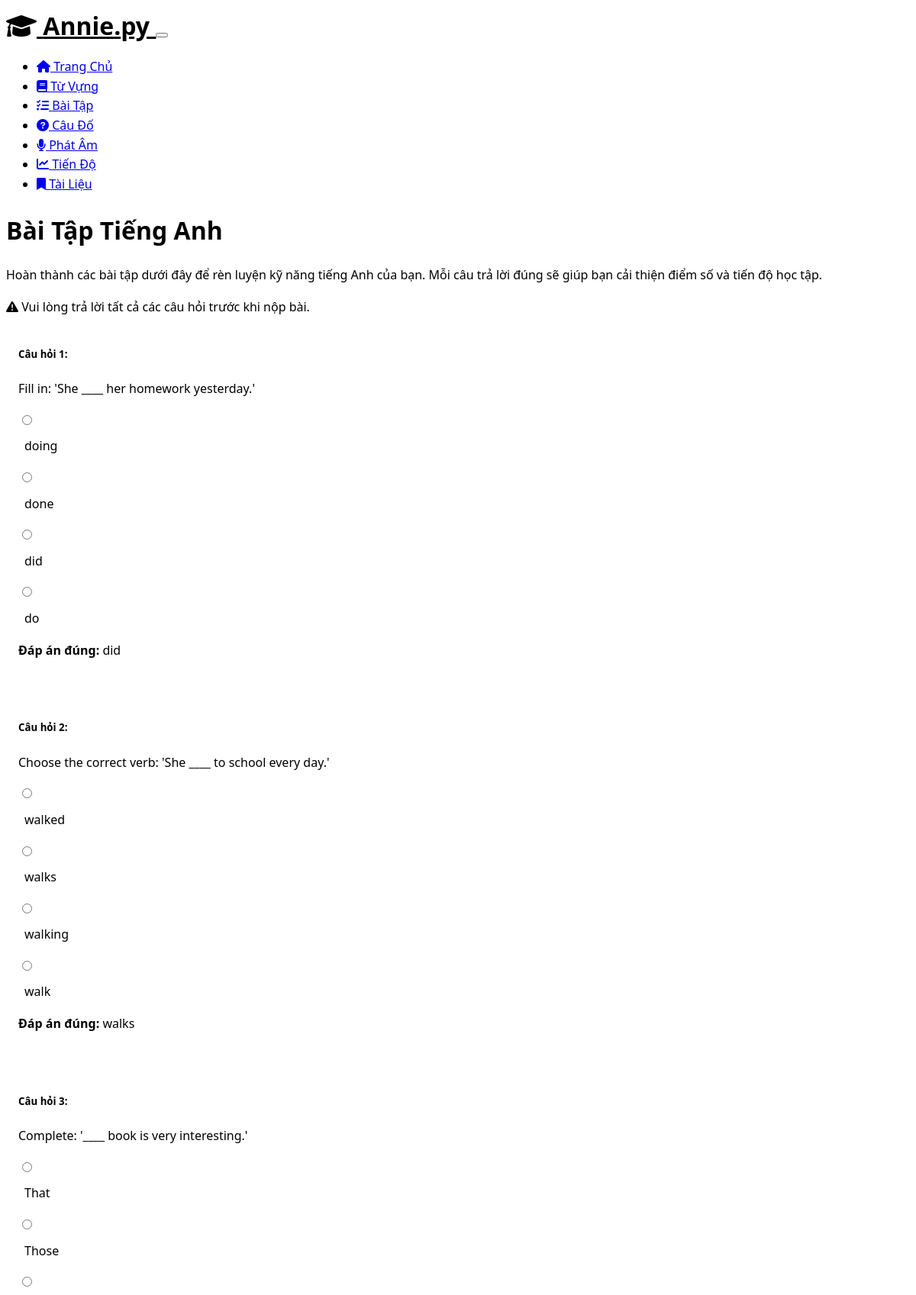
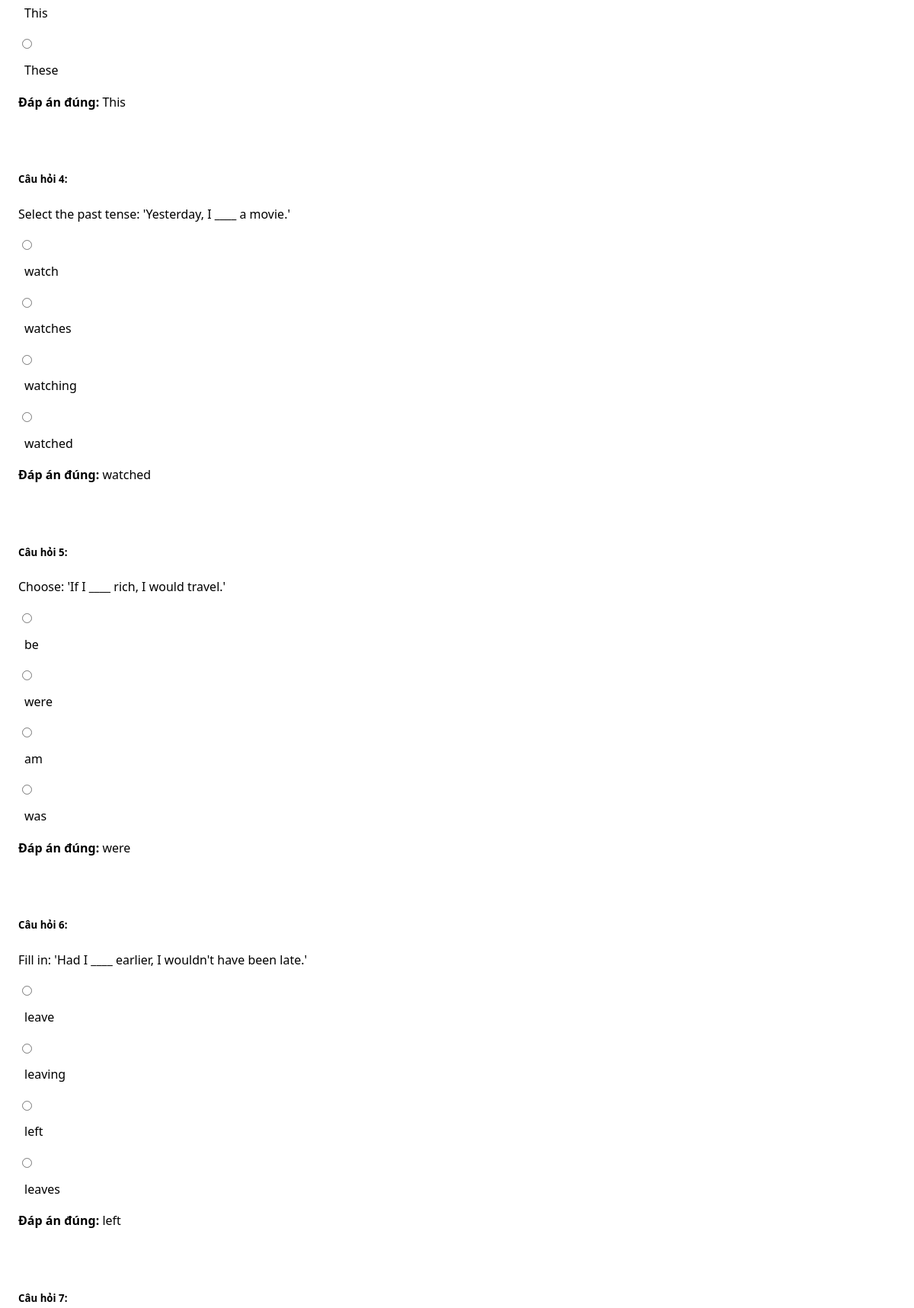
Screenshot of /exercises (upper part) with the database file from the repository (2 pictures, top to bottom).
### models.py (models this page shows)
class Exercise(db.Model):
    id = db.Column(db.Integer, primary_key=True)
    question = db.Column(db.String(255), nullable=False)
    answer = db.Column(db.String(100), nullable=False)
    options = db.Column(db.String(255))  # Comma-separated options
    difficulty = db.Column(db.String(20), default='basic')  # basic, intermediate, advanced

### app.py (the view)
@app.route('/exercises')
def exercises():
    all_exercises = models.Exercise.query.all()
    if len(all_exercises) > 10:
        selected_exercises = random.sample(all_exercises, 10)
    else:
        selected_exercises = all_exercises.copy()
        random.shuffle(selected_exercises)
    for exercise in selected_exercises:
        options_list = exercise.options.split(',')
        random.shuffle(options_list)
        exercise.options_list = options_list
    return render_template('exercises.html', exercises=selected_exercises)

### templates/exercises.html (shortened to what this page needs)
{% extends 'layout.html' %}
{% block content %}
<div class="container">
    <h1 class="mb-4">Bài Tập Tiếng Anh</h1>
    <div class="card mb-4">
        <div class="card-body">
            <p>Hoàn thành các bài tập dưới đây để rèn luyện kỹ năng tiếng Anh của bạn. Mỗi câu trả lời đúng sẽ giúp bạn cải thiện điểm số và tiến độ học tập.</p>
        </div>
    </div>
    <form id="exerciseForm" action="/check_exercise" method="post">
        <div class="alert alert-warning d-none" id="validationMessage">
            <i class="fas fa-exclamation-triangle"></i> Vui lòng trả lời tất cả các câu hỏi trước khi nộp bài.
        </div>
        {% if exercises %}
            {% for exercise in exercises %}
                <div class="card mb-4 quiz-question">
                    <div class="card-body">
                        <h5 class="card-title">Câu hỏi {{ loop.index }}:</h5>
                        <p class="card-text">{{ exercise.question }}</p>
                        {% if exercise.options_list %}
                            <div class="option-container">
                                {% for option in exercise.options_list %}
                                    <div class="form-check">
                                        <input class="form-check-input" type="radio" name="exercise_{{ exercise.id }}"
                                               id="exercise_{{ exercise.id }}_{{ loop.index }}" value="{{ option }}" required>
                                        <label class="option-label form-check-label" for="exercise_{{ exercise.id }}_{{ loop.index }}">
                                            {{ option }}
                                        </label>
                                    </div>
                                {% endfor %}
                            </div>
                        {% else %}
                            <div class="mb-3">
                                <input type="text" class="form-control" name="exercise_{{ exercise.id }}" required
                                       placeholder="Nhập câu trả lời của bạn">
                            </div>
                        {% endif %}
                        <div class="answer d-none text-success">
                            <strong>Đáp án đúng:</strong> {{ exercise.answer }}
                        </div>
                    </div>
                </div>
            {% endfor %}
        {% else %}
            <div class="alert alert-info">
                <i class="fas fa-info-circle"></i> Không có bài tập nào. Vui lòng thêm bài tập vào cơ sở dữ liệu.
            </div>
        {% endif %}
    </form>
</div>
{% endblock %}

### static/styles.css (style rules this page uses)
body { font-family: 'Segoe UI', Tahoma, Geneva, Verdana, sans-serif; line-height: 1.6; }
.quiz-question { background-color: rgba(var(--bs-info-rgb), 0.1); padding: 1rem; border-radius: 5px; margin-bottom: 1.5rem; }
.option-label { display: block; padding: 0.5rem; margin-bottom: 0.5rem; border-radius: 5px; border: 1px solid var(--bs-secondary); cursor: pointer; transition: background-color 0.2s ease; }

### rows the page displays
Exercise: question "Fill in: 'She ____ her homework yesterday.'", options_list "doing" "done" "did" "do", answer "did"
Exercise: question "Choose the correct verb: 'She ____ to school every day.'", options_list "walked" "walks" "walking" "walk", answer "walks"
Exercise: question "Complete: '____ book is very interesting.'", options_list "That" "Those" "This" "These", answer "This"
Exercise: question "Select the past tense: 'Yesterday, I ____ a movie.'", options_list "watch" "watches" "watching" "watched", answer "watched"
Exercise: question "Choose: 'If I ____ rich, I would travel.'", options_list "be" "were" "am" "was", answer "were"
Exercise: question "Fill in: 'Had I ____ earlier, I wouldn't have been late.'", options_list "leave" "leaving" "left" "leaves", answer "left"
